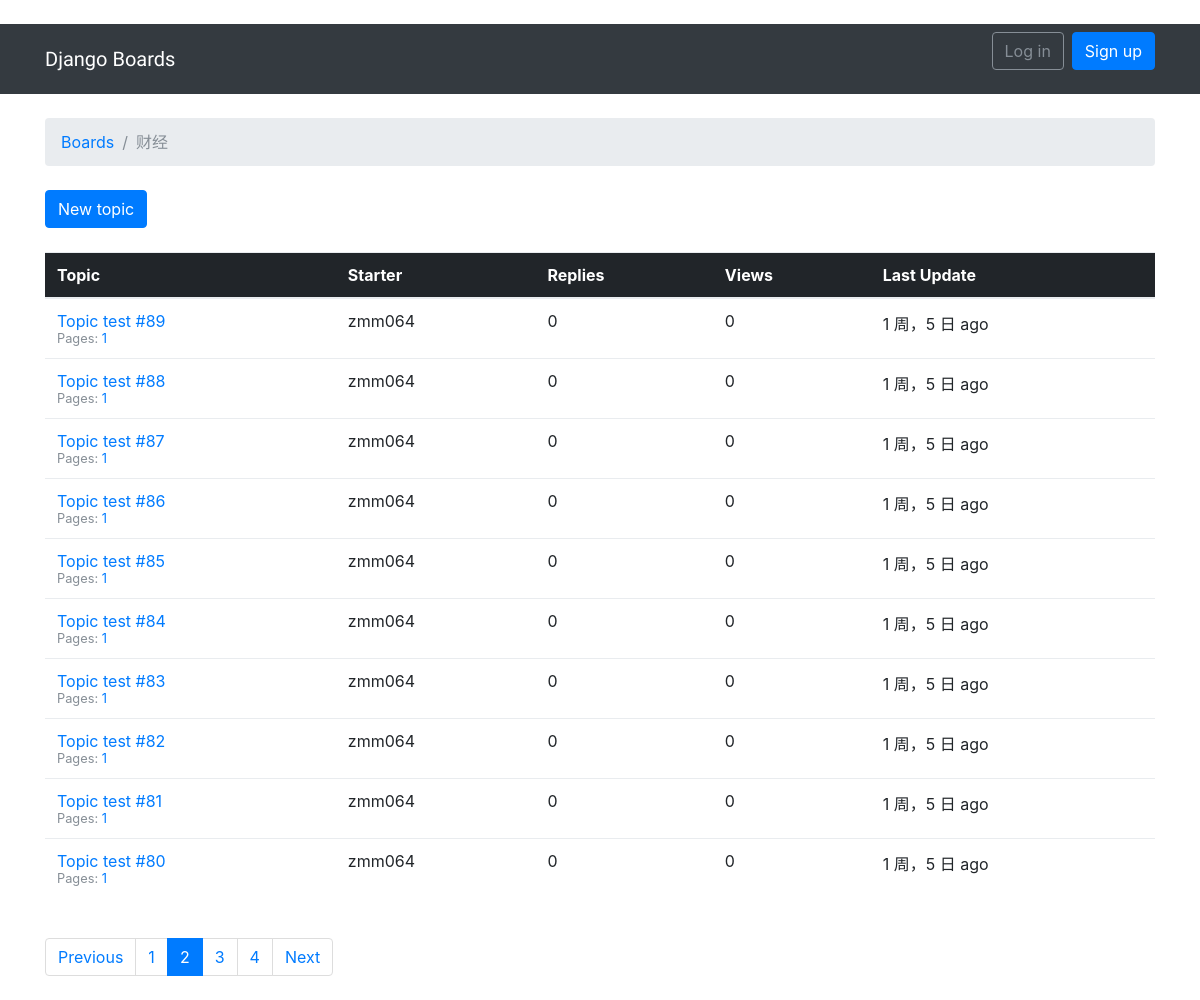
Screenshot of /boards/1/?page=2 with the database file from the repository.
### boards/models.py (models this page shows, shortened)
class Board(models.Model):
    name        = models.CharField('名称', max_length=30, unique=True)
    description = models.CharField('描述信息', max_length=100)

class Topic(models.Model):
    subject      = models.CharField('主题',max_length=255)
    last_updated = models.DateTimeField('最近更新时间',auto_now_add=True)
    board        = models.ForeignKey(Board, related_name='topics', verbose_name='所属板块')
    starter      = models.ForeignKey(User, related_name='topics', verbose_name='创建用户')
    views        = models.PositiveIntegerField(default=0)
    def get_page_count(self):
        count = self.posts.count()
        pages = count / 2
        return math.ceil(pages)
    def has_many_pages(self, count=None):
        if count is None:
            count = self.get_page_count()
        return count > 6
    def get_page_range(self):
        count = self.get_page_count()
        if self.has_many_pages(count):
            return range(1, 5)
        return range(1, count + 1)

### boards/views.py (the view)
# urls.py: url(r'^boards/(?P<pk>\d+)/$', TopicListView.as_view(), name='topics'),
class TopicListView(ListView):
    model = Topic
    context_object_name = 'topics'
    template_name = 'topics.html'
    paginate_by = 10
    def get_context_data(self, **kwargs):
        kwargs['board'] = self.board
        return super().get_context_data(**kwargs)
    def get_queryset(self):
        self.board = get_object_or_404(Board, pk=self.kwargs.get('pk'))
        queryset = self.board.topics.order_by('-last_updated').annotate(replies=Count('posts') - 1)
        return queryset

### templates/topics.html (shortened to what this page needs)
﻿{% extends 'base.html' %}
{% load humanize %}
{% block breadcrumb %}
  <li class="breadcrumb-item"><a href="{% url 'boards:home' %}">Boards</a></li>
  <li class="breadcrumb-item active">{{ board.name }}</li>
{% endblock %}
{% block content %}
    <div class="mb-4">
        <a href="{% url 'boards:new_topic' board.pk %}" class="btn btn-primary">New topic</a>
      </div>
    <table class="table">
    <thead class="thead-inverse">
      <tr>
        <th>Topic</th> <th>Starter</th> <th>Replies</th> <th>Views</th> <th>Last Update</th>
      </tr>
    </thead>
    <tbody>
      {% for topic in topics %}
        {% url 'boards:topic_posts' board.pk topic.pk as topic_url %}
        <tr>
          <td>
            <p class="mb-0"><a href="{{ topic_url  }}">{{ topic.subject }}</a></p>
            <small class="text-muted">
              Pages:
              {% for i in topic.get_page_range %}
                <a href="{{ topic_url }}?page={{ i }}">{{ i }} </a>
              {% endfor %}
            </small>
          </td>
          <td>{{ topic.starter.username }}</td>
          <td>{{ topic.replies }}</td>
          <td>{{ topic.views }}</td>
          <td>{{ topic.last_updated|naturaltime  }}</td>
        </tr>
      {% endfor %}
    </tbody>
  </table>
  {% include 'includes/pagination.html' %}
{% endblock %}

### rows the page displays
Board: name "财经"
Topic: subject "Topic test #89", get_page_range "1", starter.username "zmm064", replies "0", views "0", last_updated "1 周，5 日 ago"
Topic: subject "Topic test #88", get_page_range "1", starter.username "zmm064", replies "0", views "0", last_updated "1 周，5 日 ago"
Topic: subject "Topic test #87", get_page_range "1", starter.username "zmm064", replies "0", views "0", last_updated "1 周，5 日 ago"
Topic: subject "Topic test #86", get_page_range "1", starter.username "zmm064", replies "0", views "0", last_updated "1 周，5 日 ago"
Topic: subject "Topic test #85", get_page_range "1", starter.username "zmm064", replies "0", views "0", last_updated "1 周，5 日 ago"
Topic: subject "Topic test #84", get_page_range "1", starter.username "zmm064", replies "0", views "0", last_updated "1 周，5 日 ago"
Topic: subject "Topic test #83", get_page_range "1", starter.username "zmm064", replies "0", views "0", last_updated "1 周，5 日 ago"
Topic: subject "Topic test #82", get_page_range "1", starter.username "zmm064", replies "0", views "0", last_updated "1 周，5 日 ago"
Topic: subject "Topic test #81", get_page_range "1", starter.username "zmm064", replies "0", views "0", last_updated "1 周，5 日 ago"
Topic: subject "Topic test #80", get_page_range "1", starter.username "zmm064", replies "0", views "0", last_updated "1 周，5 日 ago"

### other values shown
{{ page_num }} "1" "3" "4"
{{ page_num }} "2"
